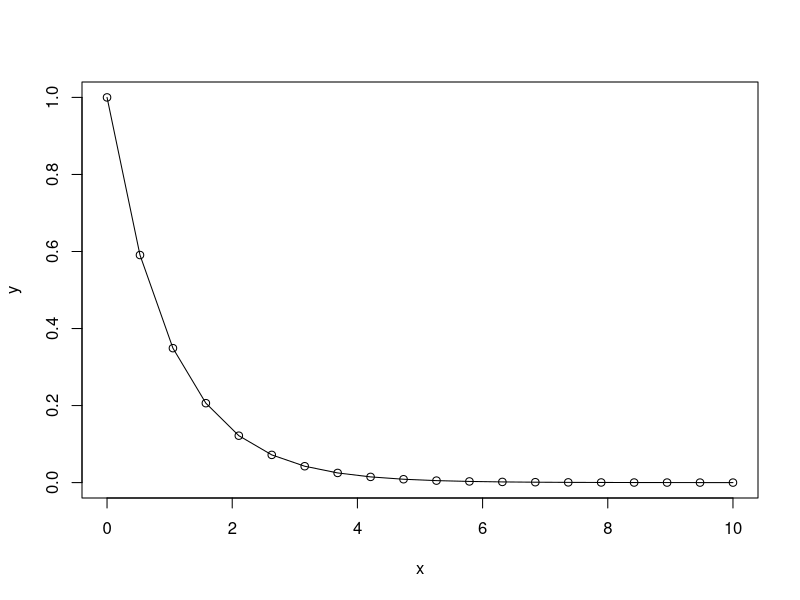
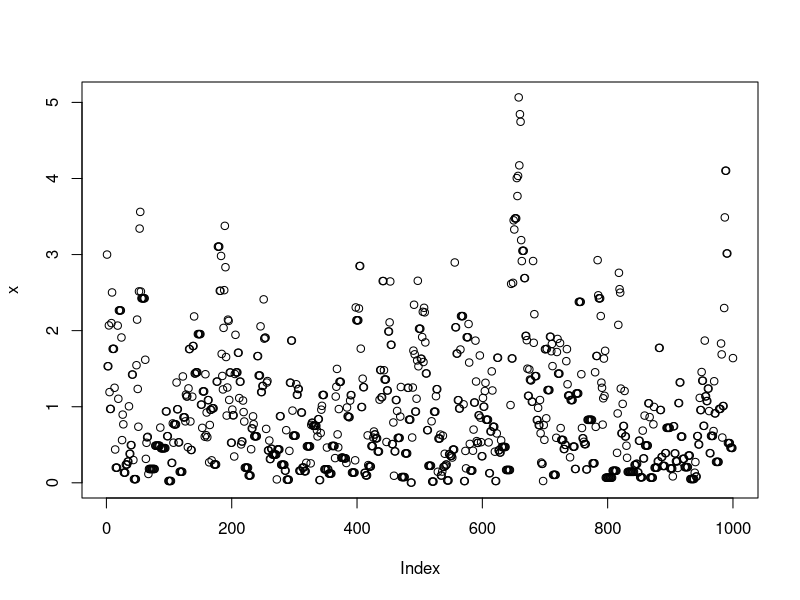
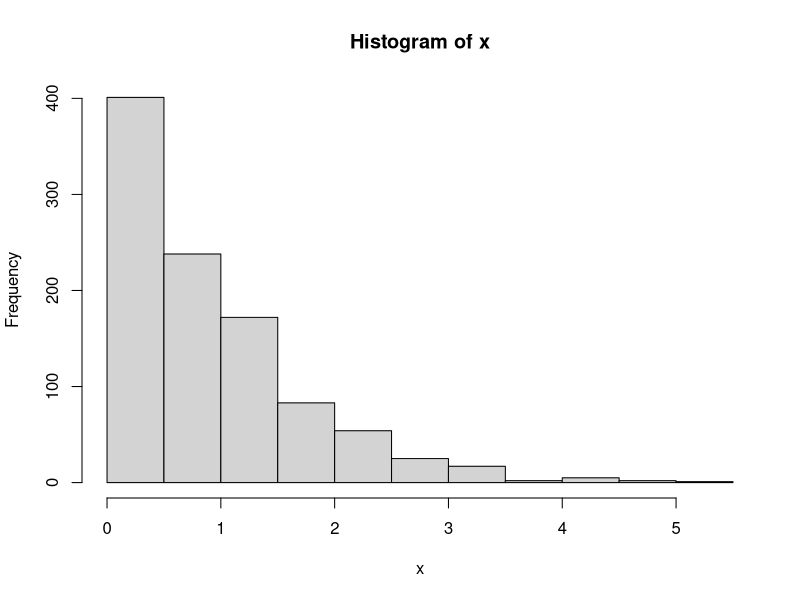
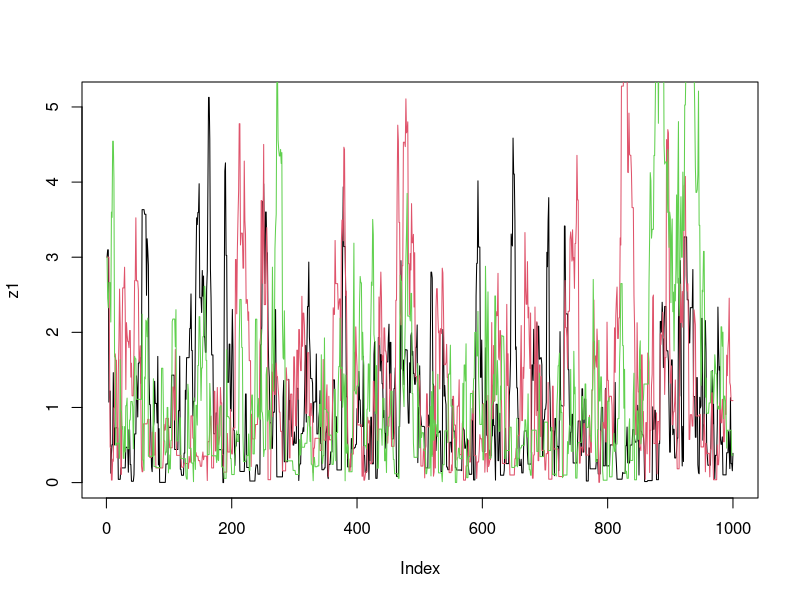
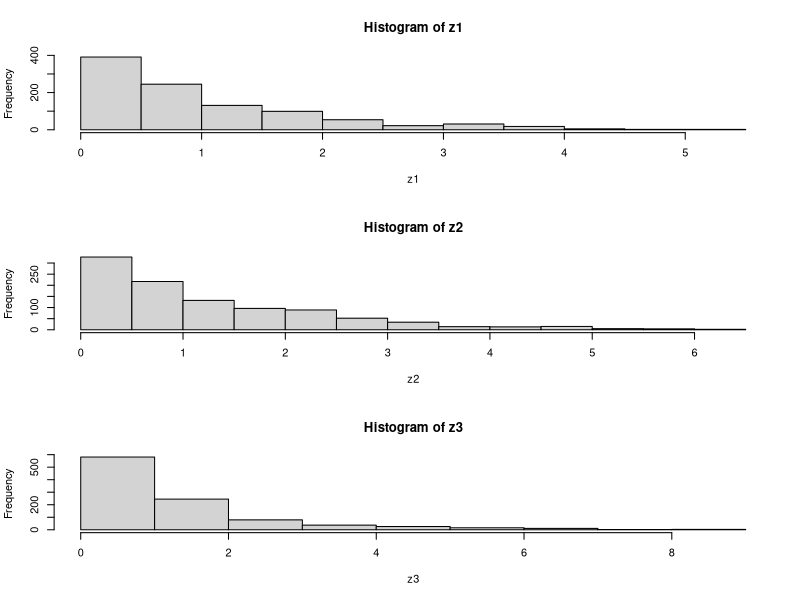
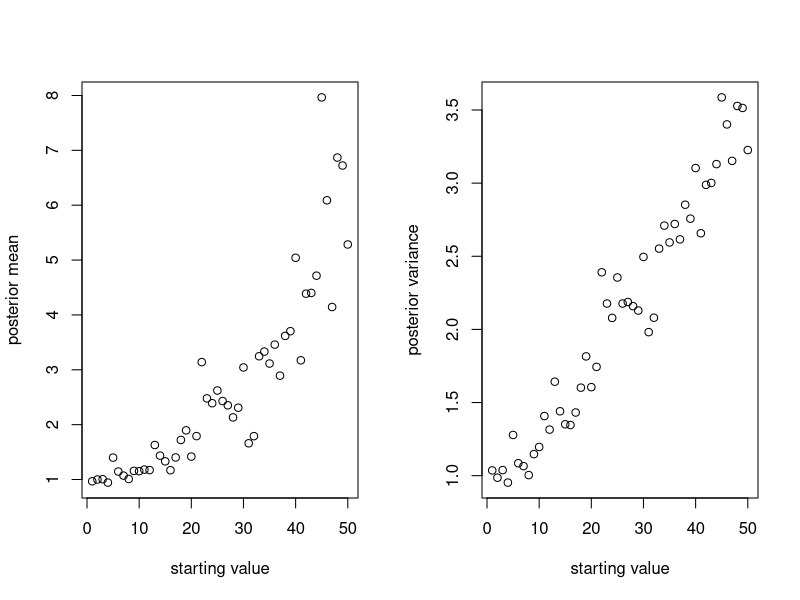
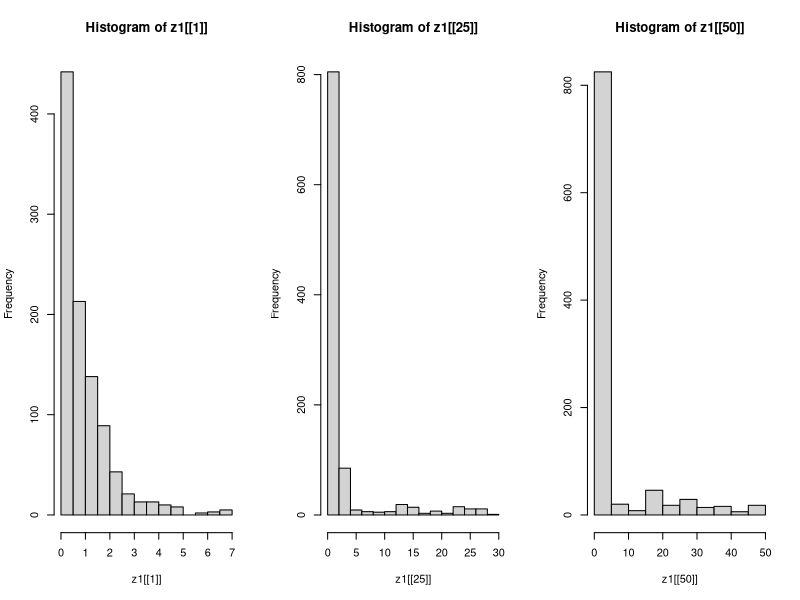
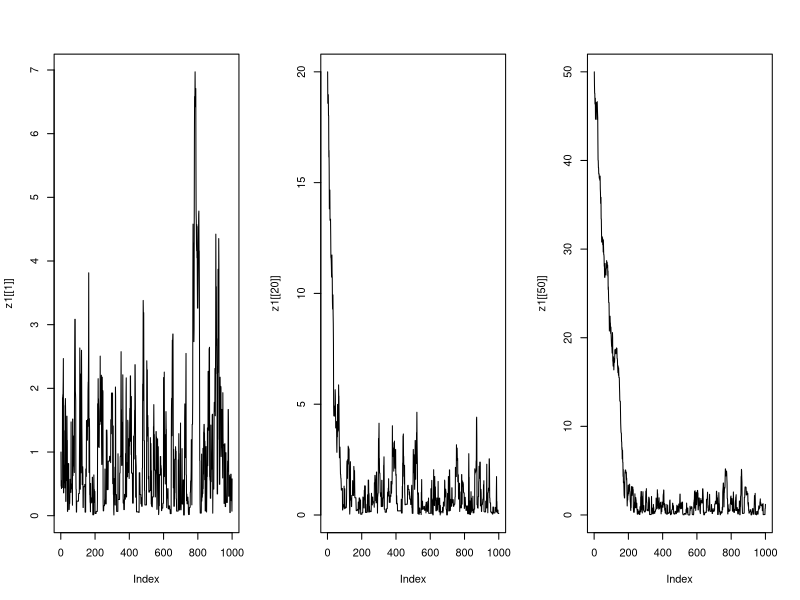

Write the R code that produced these figures, in order.
## ---- chunk 1
x <- seq(from = 0, to = 10, length=20)
y <- exp(-x)
plot(x,y)
lines(x,y) #lines adds lines to an existing plot
## ---- chunk 2
target <- function(x){
  if (x < 0) {
    return(0)
  } else {
    return(exp(-x))
  }
}
## ---- chunk 3
target(3)
target(-1)
## ---- chunk 4
x <- rep(0, 1000)
x[1] <- 3     # this is just a starting value, which I’ve set arbitrarily to 3

for (i in 2:1000) {
  currentx <- x[i - 1]
  proposedx <- currentx + rnorm(1, mean = 0, sd = 1)
  A <- target(proposedx) / target(currentx)
  if (runif(1) < A) {
    x[i] <- proposedx
  } else {
    x[i] <- currentx
  }
}
## ---- chunk 5
plot(x)
hist(x)
## ---- chunk 6
easyMCMC <- function(niter, startval, proposalsd) {
  x <- rep(0, niter)
  x[1] <- startval
  for (i in 2:niter) {
    currentx <- x[i - 1]
    proposedx <- rnorm(1, mean = currentx, sd = proposalsd)
    A <- target(proposedx) / target(currentx)
    if (runif(1) < A) {
      x[i] <- proposedx
    } else {
      x[i] <- currentx
    }
  }
  return(x)
}
## ---- chunk 7
z1 <- easyMCMC(1000,3,1)
z2 <- easyMCMC(1000,3,1)
z3 <- easyMCMC(1000,3,1)
plot(z1, type = "l")
lines(z2, col = 2)
lines(z3, col = 3)
## ---- chunk 8
par(mfcol = c(3, 1)) # rather odd command tells R to put 3 graphs on a single page
hist(z1)
hist(z2)
hist(z3)
## ---- chunk 9
sv <- seq(1, 50, 1)
z1 <- list()
for (i in 1:length(sv)) {
	z1[[i]] <- easyMCMC(1000, sv[i], 1)
}
par(mfrow = c(1, 2))
plot(sv, as.numeric(lapply(z1, mean)), xlab = "starting value", ylab = "posterior mean")
plot(sv, sqrt(as.numeric(lapply(z1, sd))), xlab = "starting value", ylab = "posterior variance")
## ---- chunk 10
par(mfrow = c(1, 3))
hist(z1[[1]])
hist(z1[[25]])
hist(z1[[50]])
## ---- chunk 11
par(mfrow = c(1, 3))
plot(z1[[1]], type = "l")
plot(z1[[20]], type = "l")
plot(z1[[50]], type = "l")
## ---- chunk 12
prop_sd <- seq(1,100,1)
z2 <- list()
for (i in 1:length(prop_sd)) {
	z2[[i]] <- easyMCMC(1000, 3, prop_sd[i])
}
par(mfrow = c(1, 2))
plot(prop_sd, as.numeric(lapply(z2,mean)), xlab = "proposal_sd", ylab = "posterior mean")
plot(prop_sd,sqrt(as.numeric(lapply(z2,sd))), xlab = "proposal_sd", ylab = "posterior variance")
## ---- chunk 13
par(mfrow = c(1, 3))
hist(z2[[1]])
hist(z2[[25]])
hist(z2[[50]])
## ---- chunk 14
par(mfrow = c(1, 3))
plot(z2[[1]], type = "l")
plot(z2[[20]], type = "l")
plot(z2[[50]], type = "l")
## ---- chunk 15
target <- function(x){
return((x > 0 & x < 1) + (x > 2 & x < 3))
}
## ---- chunk 16
x <- seq(-1,6,0.01)
plot(x, target(x), type = "l")
## ---- chunk 17
z1 <- easyMCMC(1000, 2.5, 1)
z2 <- easyMCMC(1000, 0.7, 1)
z3 <- easyMCMC(1000, 0.5, 1)
par(mfrow = c(1, 3))
hist(z1)
hist(z2)
hist(z3)
## ---- chunk 18
par(mfrow = c(1, 3))
plot(z1)
plot(z2)
plot(z3)
## ---- chunk 19
z1 <- easyMCMC(1000, 2.5, 0.1)
z2 <- easyMCMC(1000, 0.5, 0.1)
par(mfrow = c(1, 3))
hist(z1, xlim = c(0, 3))
hist(z2, xlim = c(0, 3))
plot(z1, type = "l", ylim = c(0, 3))
points(z2, type = "l", col = "dark grey")
## ---- chunk 20
prior <- function(p){
  if((p < 0) || (p > 1)){ # || here means "or"
    return(0)
  } else{ 
    return(1)
  } 
}

likelihood <- function(p, nAA, nAa, naa) {
	return(p ^ (2 * nAA) * (2 * p * (1-p)) ^ nAa * (1 - p) ^ (2 * naa))
}

psampler <- function(nAA, nAa, naa, niter, pstartval, pproposalsd) {
  p <- rep(0, niter)
  p[1] <- pstartval
  for (i in 2:niter) {
    currentp <- p[i - 1]
    newp <- currentp + rnorm(1, 0, pproposalsd)
    A <- prior(newp) * likelihood(newp, nAA, nAa, naa) / (prior(currentp) * likelihood(currentp, nAA, nAa, naa))
    if (runif(1) < A){
      p[i] <- newp
    } else {
      p[i] <- currentp
    }
  }
  return(p)
}
## ---- chunk 21
z <- psampler(50,21,29,10000,0.5,0.01)
## ---- chunk 22
par(mfcol = c(1, 2))
x <- seq(0,1,length = 1000)
hist(z, prob = T, xlim = c(0.4, 0.8), col = "dark grey", ylim = c(0, 20), main = "No Burn in")
lines(x,dbeta(x,122, 80))  # overlays beta density on histogram

# You might also like to discard the first 5000 z’s as "burnin"
# here’s one way in R to select only the last 5000 zs:
hist(z[5001:10000], prob = T, col = "light grey",  xlim = c(0.4, 0.8), ylim = c(0, 20), main = "With Burn in")
lines(x, dbeta(x, 122, 80))  # overlays beta density on histogram
## ---- chunk 23
prior <- function(p) {
  if ((p < 0) || (p > 1)) { # || here means "or"
    return(0)
  } else { 
    return(1)
  } 
}


likelihood <- function(p, f, nAA, nAa, naa) {
	return(((f * p) + ((1 - f) * (p ^ 2)))^nAA * 
	         ((1 - f) * 2 * p * (1 - p)) ^ nAa * 
	         (f * (1 - p) + (1 - f) * ((1 - p) * (1 - p))) ^ naa
	       )
}


fpsampler <- function(nAA, nAa, naa, niter, 
                      fstartval, pstartval,
                      fproposalsd, pproposalsd) {
	f <- rep(0,niter)
	p <- rep(0,niter)
	f[1] <- fstartval
	p[1] <- pstartval
	for (i in 2:niter) {
		currentp <- p[i - 1]
		currentf <- f[i - 1]
		newp <- currentp + rnorm(1, 0, pproposalsd)
		A <- prior(newp) * likelihood(newp,currentf,nAA,nAa,naa) /
		  (prior(currentp) * likelihood(currentp,currentf,nAA,nAa,naa))
		
		if (runif(1) < A) {
		  p[i] <- newp
		} else {
		  p[i] <- currentp
		}
		newf <- currentf + rnorm(1, 0, fproposalsd)
		
		A <- prior(newf) * likelihood(p[i],newf,nAA,nAa,naa) / 
		  (prior(currentf) * likelihood(p[i],currentf,nAA,nAa,naa))
		
		
		if (runif(1) < A) {
		  f[i] <- newf
		} else {
		  f[i] <- currentf
		}
	}
	
	return(list(f = f,p = p)) # return a "list" with two elements named f and p
}
## ---- chunk 24
z <- fpsampler(45, 10, 45, 10000, 0.8, 0.5, 0.01, 0.01)
## ---- chunk 25
x <- seq(0, 1, length = 1000)
par(mfrow = c(1,2))
hist(z$f[5000:10000],prob = T, xlim = c(0, 1), col = "dark grey", ylim = c(0, 10), 
     main = "f sample", xlab = "posterior estimate")
hist(z$p[5000:10000], prob = T, xlim = c(0, 1), col = "dark grey", ylim = c(0, 10), 
     main = "p sample", xlab = "posterior estimate")
## ---- chunk 26
par(mfrow = c(1, 2))
plot(z$f, type = "l")
plot(z$p, type = "l")
## ---- chunk 27
# mean for p
p_mean <- mean(z$p)

# mean for f
f_mean <- mean(z$f)
## ---- chunk 28
N <- 100
c(nAA = ((p_mean ^ 2) + (f_mean * (1 - p_mean) * p_mean)) * N,
  nAa = ((1 - f_mean) * 2 * p_mean * (1 - p_mean)) * N,
  naa = ((f_mean * (1 - p_mean) * p_mean) + ((1 - p_mean)^2)) * N)

